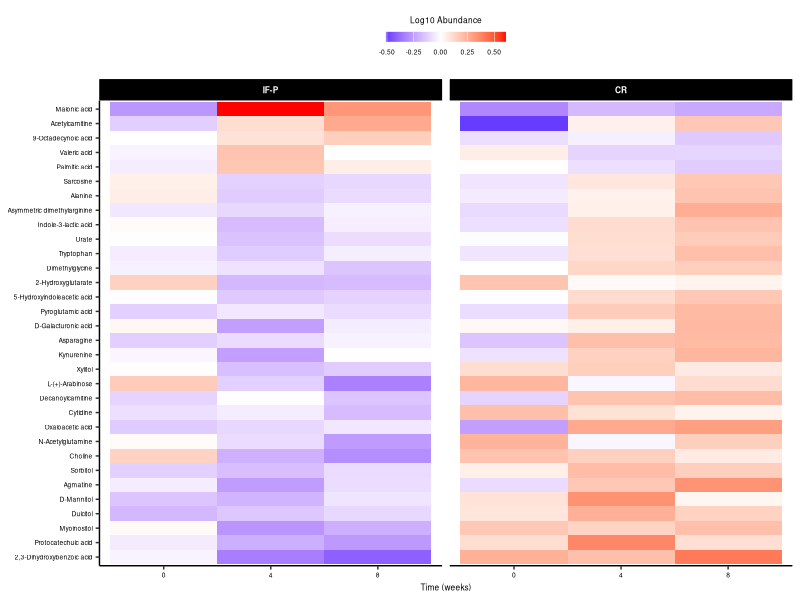
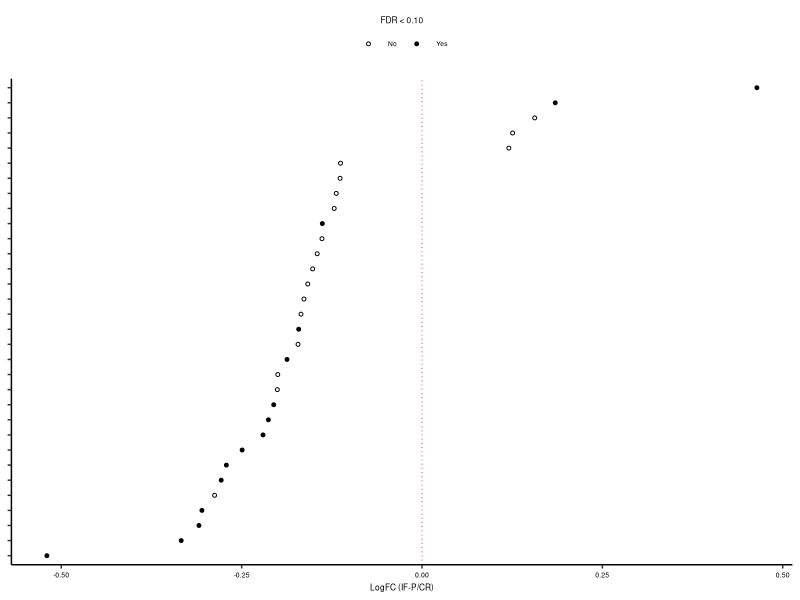
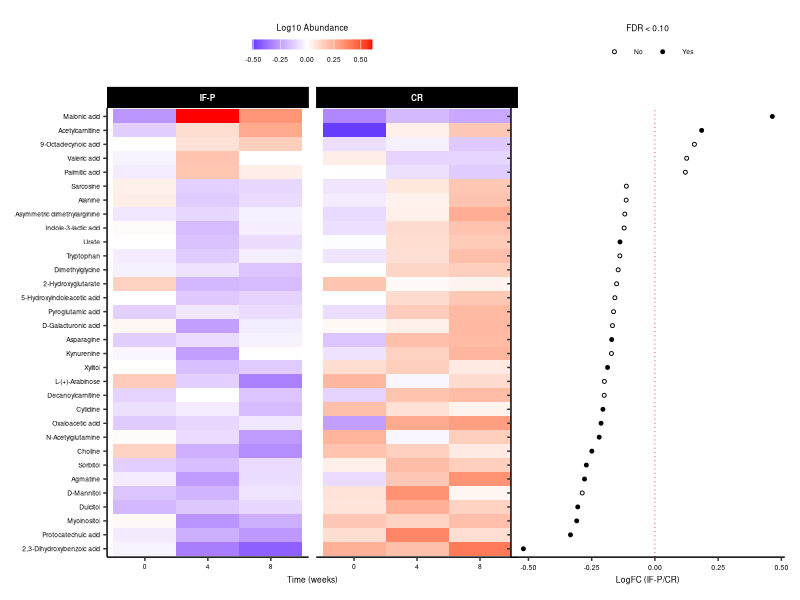
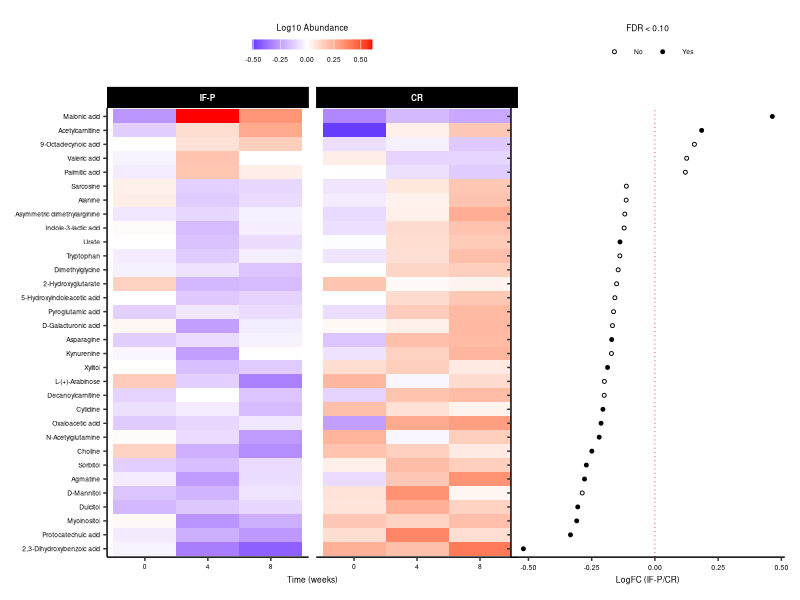

Source code (R) for these figures, in order:
# load packages
library(patchwork); packageVersion("patchwork")     
library(ggplot2); packageVersion("ggplot2")


# Import data
DA <- read.csv(file = './plasma_metabolome_DA.csv')

level_order1 <- factor(DA$Metabolite, level = c('2,3-Dihydroxybenzoic acid',
                                                'Protocatechuic acid',
                                                'Myoinositol',
                                                'Dulcitol',
                                                'D-Mannitol',
                                                'Agmatine',
                                                'Sorbitol',
                                                'Choline',
                                                'N-Acetylglutamine',
                                                'Oxaloacetic acid',
                                                'Cytidine',
                                                'Decanoylcarnitine',
                                                'L-(+)-Arabinose',
                                                'Xylitol',
                                                'Kynurenine',
                                                'Asparagine',
                                                'D-Galacturonic acid',
                                                'Pyroglutamic acid',
                                                '5-Hydroxyindoleacetic acid',
                                                '2-Hydroxyglutarate',
                                                'Dimethylglycine',
                                                'Tryptophan',
                                                'Urate',
                                                'Indole-3-lactic acid',
                                                'Asymmetric dimethylarginine',
                                                'Alanine',
                                                'Sarcosine',
                                                'Palmitic acid',
                                                'Valeric acid',
                                                '9-Octadecynoic acid',
                                                'Acetylcarnitine',
                                                'Malonic acid'))

# New facet label names for supp variable
DA$Group[DA$Group == 'IF_P'] <- 'IF-P'

p1 <- ggplot(DA, aes(x= Time, y = level_order1, fill = Abundance)) + 
  geom_tile() +
  facet_grid(~factor(Group, levels=c('IF-P', 'CR'))) +
  scale_fill_gradient2(low = "blue",
                       mid = "white",
                       high = "red") +
  scale_x_discrete(labels=c("WK0" = "0", "WK4" = "4", "WK8" = "8")) +
  theme_classic()  +
  labs(x="Time (weeks)") +
  theme(axis.title.y = element_blank()) +
  theme(text = element_text(size = 6, color = "black")) +
  theme(axis.text=element_text(colour="black"),
        panel.border = element_rect(colour = NA, fill=NA)) +
  theme(strip.background = element_rect(colour = "black", fill = "black", size=1)) +
  theme(strip.text = element_text(colour = 'white', size=5, face="bold")) +
  theme(legend.position="top", legend.box = "horizontal") +
  guides(fill = guide_colourbar(title = "Log10 Abundance", title.position = "top",
                                title.hjust = 0.5, barheight = 0.5)) +
  theme(strip.text.x = element_text(size = 6))

p1
  

# import interactions
GLM <- read.csv(file = './plasma_metabolome_GLM.csv')

level_order <- factor(GLM$Metabolite, level = c('2,3-Dihydroxybenzoic acid',
                                                'Protocatechuic acid',
                                                'Myoinositol',
                                                'Dulcitol',
                                                'D-Mannitol',
                                                'Agmatine',
                                                'Sorbitol',
                                                'Choline',
                                                'N-Acetylglutamine',
                                                'Oxaloacetic acid',
                                                'Cytidine',
                                                'Decanoylcarnitine',
                                                'L-(+)-Arabinose',
                                                'Xylitol',
                                                'Kynurenine',
                                                'Asparagine',
                                                'D-Galacturonic acid',
                                                'Pyroglutamic acid',
                                                '5-Hydroxyindoleacetic acid',
                                                '2-Hydroxyglutarate',
                                                'Dimethylglycine',
                                                'Tryptophan',
                                                'Urate',
                                                'Indole-3-lactic acid',
                                                'Asymmetric dimethylarginine',
                                                'Alanine',
                                                'Sarcosine',
                                                'Palmitic acid',
                                                'Valeric acid',
                                                '9-Octadecynoic acid',
                                                'Acetylcarnitine',
                                                'Malonic acid'))


p2 <- ggplot(GLM, aes(x = level_order, y = logFC, fill = sig)) +
  geom_point(color = "black", size = 1, shape=21, stroke=0.5) +
  coord_flip() +
  geom_hline(yintercept = 0, linetype="dotted", color="red", linewidth = .25) +
  labs(y="LogFC (IF-P/CR)") +
  theme_classic() +
  theme(text = element_text(size = 6, color = "black")) +
  theme(axis.text.x = element_text(size = 5, color = "black")) +
  theme(axis.text.y=element_blank()) +
  theme(plot.title = element_text(hjust = 0.5)) +
  theme(axis.title.y = element_blank()) +
  scale_fill_manual(values=c("white", "Black")) +
  guides(fill = guide_legend(title = "FDR < 0.10", title.position = "top",
                                title.hjust = 0.5)) +
  theme(legend.position="top")

p2


# combine plots
p1 + plot_spacer() + p2 +
  plot_layout(widths = c(1.5, -.15, 1))


#png
ggsave("./Fig2b.png", height = 11, width = 9, units = "cm")
